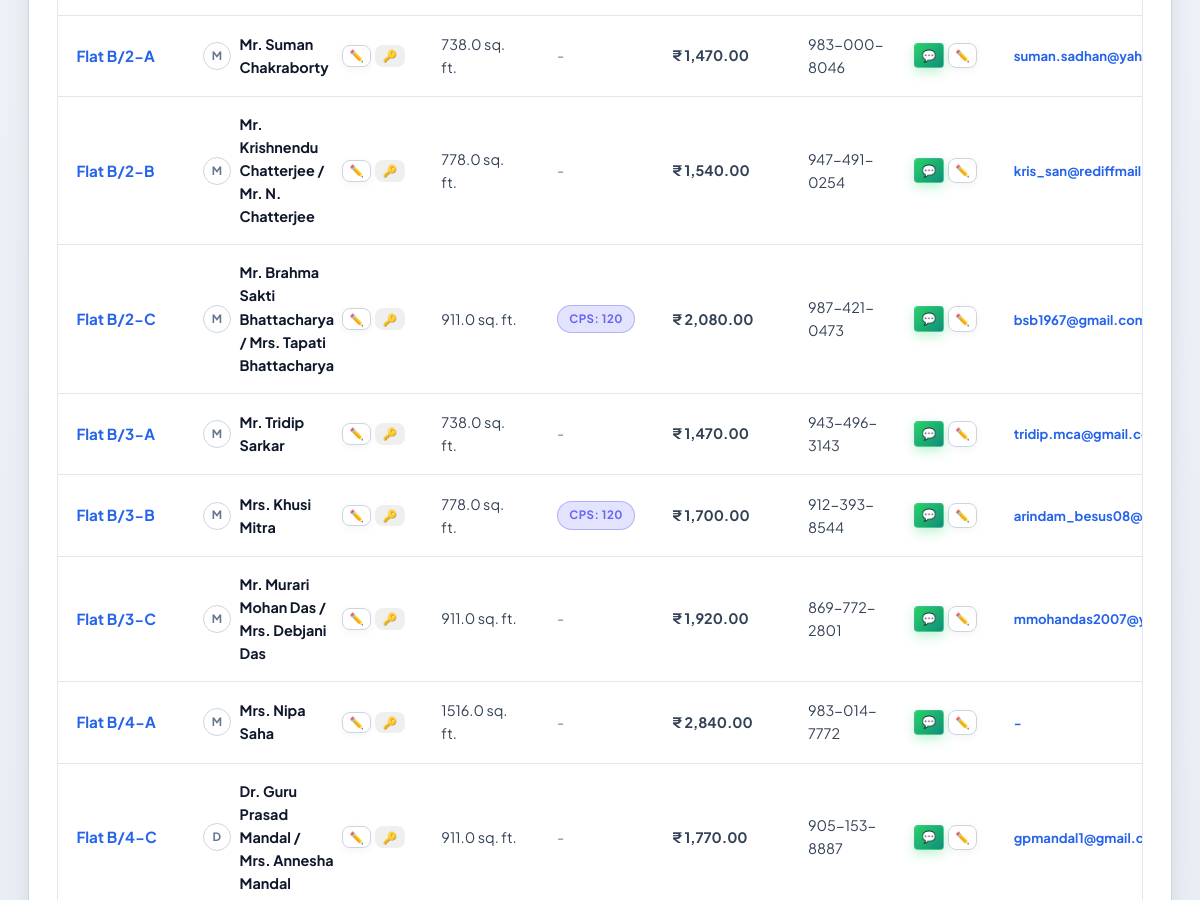
Page /admin/members (signed in, middle part) on the earlier database version.
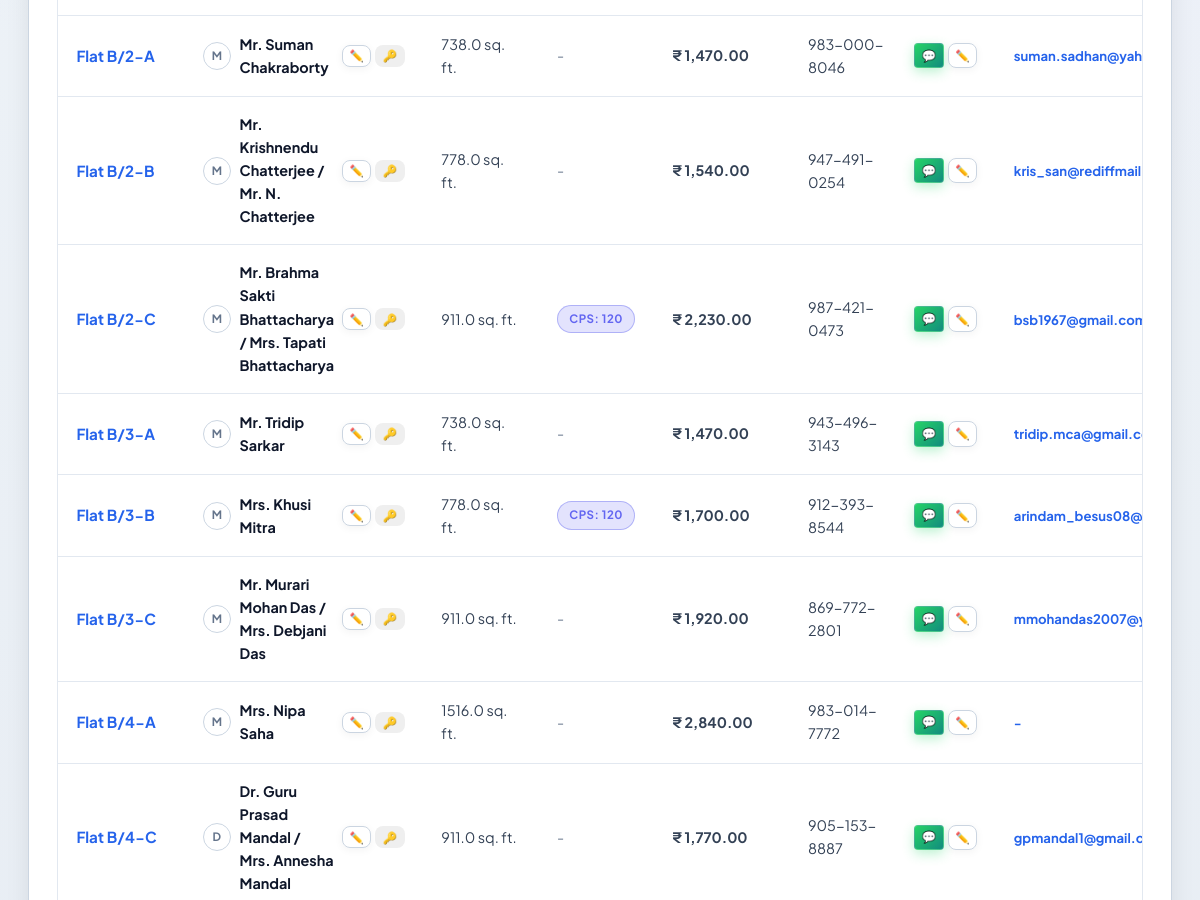
Same page on the later database version.
### tables this page shows
CREATE TABLE tbl_membership (
    id INTEGER PRIMARY KEY,
    flat_no TEXT NOT NULL,
    member_name TEXT NOT NULL,
    RvsdFlatSize REAL,
    car_parking_space TEXT,
    cps_owner INTEGER,
    tws_owner INTEGER,
    tws_count INTEGER,
    flat_charges REAL,
    common_expenses REAL,
    cps_charges REAL,
    tws_charges REAL,
    capital_fund REAL,
    monthly_charge REAL,
    password_hash TEXT
, profile_pic TEXT DEFAULT NULL);

### app.py (the view)
@app.route('/admin/members')
@roles_required('super_admin', 'billing_admin', 'president', 'secretary', 'treasurer', 'caretaker')
def admin_members():
    search_q = request.args.get('q', '').strip()
    query = """
        SELECT m.*,
               c.mobile_num_1, c.mobile_num_2, c.email_1, c.email_2,
               COALESCE(r.total_paid, 0) as total_paid,
               COALESCE(r.receipts_count, 0) as receipts_count,
               r.last_payment_date
        FROM tbl_membership m
        LEFT JOIN tbl_mbr_cntct c ON LOWER(TRIM(m.flat_no)) = LOWER(TRIM(c.flat_no))
        LEFT JOIN (
            SELECT LOWER(TRIM(flat_no)) as flat_no,
                   SUM(amount) as total_paid,
                   COUNT(receipt_no) as receipts_count,
                   MAX(payment_date) as last_payment_date
            FROM tbl_receipts
            GROUP BY LOWER(TRIM(flat_no))
        ) r ON LOWER(TRIM(m.flat_no)) = r.flat_no
    """
    params = []
    if search_q:
        query += " WHERE m.flat_no LIKE %s OR m.member_name LIKE %s OR c.mobile_num_1 LIKE %s OR c.email_1 LIKE %s"
        params.extend([f"%{search_q}%", f"%{search_q}%", f"%{search_q}%", f"%{search_q}%"])
    query += " ORDER BY m.flat_no"
    members = query_db(query, params)
    return render_template('admin_members.html', members=members, search_q=search_q)

### app.py (called while the page is built, shortened)
def get_ist_now():
    return datetime.now(IST)

@app.after_request
def set_response_headers(response):
    if request.path.startswith('/static/'):
        response.headers['Cache-Control'] = 'public, max-age=0, must-revalidate'
    return response

@app.teardown_appcontext
def close_request_db(exception=None):
    pass

def roles_required(*allowed_roles):
    def decorator(f):
        @wraps(f)
        def decorated_function(*args, **kwargs):
            user = session.get('user')
            user_role = str(user.get('role', 'MEMBER')).lower()
            allowed_lowers = [str(r).lower() for r in allowed_roles]
            username = str(user.get('username', '')).lower()
            has_role = (
                (user_role in allowed_lowers) or
                (user_role == 'super_admin') or
                (username == 'admin')
            )
            return f(*args, **kwargs)
        return decorated_function
    return decorator

### database.py (called while the page is built, shortened)
def get_writable_sqlite_path():
    global _WRITABLE_SQLITE_PATH
    if _WRITABLE_SQLITE_PATH and os.path.exists(_WRITABLE_SQLITE_PATH):
        return _WRITABLE_SQLITE_PATH

### templates/admin_members.html (shortened to what the changed rows need)
{% extends 'base.html' %}
{% block content %}
<div class="card">
    <div class="table-container">
        <table class="custom-table" id="membersTable">
            <tbody>
                {% for m in members %}
                <tr>
                    <td>
                        <strong class="text-highlight-blue" style="font-size: 0.95rem;">Flat {{ m.flat_no }}</strong>
                    </td>
                    <td>
                        <div style="display: flex; align-items: center; justify-content: space-between; gap: 0.5rem;">
                            <div style="display: flex; align-items: center; gap: 0.55rem;">
                                {% if m.profile_pic %}
                                <img src="{{ m.profile_pic }}" alt="{{ m.member_name }}" style="width: 28px; height: 28px; border-radius: 50%; object-fit: cover; border: 1.5px solid var(--primary-400); flex-shrink: 0;" loading="lazy">
                                {% else %}
                                <div style="width: 28px; height: 28px; border-radius: 50%; background: rgba(255,255,255,0.08); border: 1px solid var(--surface-border); color: var(--text-muted); display: flex; align-items: center; justify-content: center; font-size: 0.72rem; font-weight: 700; flex-shrink: 0;">
                                    {{ m.member_name[:1] if m.member_name else 'R' }}
                                </div>
                                {% endif %}
                                <strong class="text-main">{{ m.member_name }}</strong>
                            </div>
                            <div style="display: flex; gap: 0.25rem;">
                                <button type="button" class="btn btn-sm btn-secondary btn-edit-member"
                                        data-flat="{{ m.flat_no }}"
                                        data-name="{{ m.member_name|e }}"
                                        data-email="{{ (m.email_1 or m.email_2 or '')|e }}"
                                        data-phone="{{ (m.mobile_num_1 or m.mobile_num_2 or '')|e }}"
                                        data-photo="{{ (m.profile_pic or '')|e }}"
                                        style="padding: 0.15rem 0.4rem; font-size: 0.72rem; flex-shrink: 0;"
                                        title="Edit Resident Name &amp; Contact Info">
                                    ✏️
                                </button>
                                <button type="button" class="btn btn-sm btn-outline-warning btn-reset-pwd"
                                        data-flat="{{ m.flat_no }}"
                                        data-name="{{ m.member_name|e }}"
                                        data-phone="{{ (m.mobile_num_1 or m.mobile_num_2 or '')|e }}"
                                        style="padding: 0.15rem 0.4rem; font-size: 0.72rem; flex-shrink: 0;"
                                        title="Reset Portal Password for Flat {{ m.flat_no }}">
                                    🔑
                                </button>
                            </div>
                        </div>
                    </td>
                    <td class="text-secondary">{{ m.RvsdFlatSize or '-' }} sq. ft.</td>
                    <td>
                        {% if m.cps_owner %}
                        <span class="badge badge-info">CPS: {{ m.car_parking_space }}</span>
                        {% else %}
                        <span class="text-muted">-</span>
                        {% endif %}
                    </td>
                    <td>
                        <strong class="text-secondary">₹ {{ "{:,.2f}".format(m.monthly_charge or 0) }}</strong>
                    </td>
                    <td class="text-secondary">
                        <div style="display: flex; align-items: center; justify-content: space-between; gap: 0.4rem;">
                            <span>{{ m.mobile_num_1 or m.mobile_num_2 or '-' }}</span>
                            <div style="display: flex; gap: 0.25rem;">
                                {% if m.mobile_num_1 or m.mobile_num_2 %}
                                <a href="https://wa.me/91{{ (m.mobile_num_1 or m.mobile_num_2)|replace(' ', '')|replace('-', '')|replace('+91', '')|replace('+', '') }}?text=Hello%20{{ m.member_name|urlencode }}%20(Flat%20{{ m.flat_no }}),%20contacting%20you%20from%20SDERA%20Office..."
                                   target="_blank"
                                   class="btn btn-sm btn-whatsapp"
                                   style="padding: 0.15rem 0.4rem; font-size: 0.72rem; background: #25d366; color: white; text-decoration: none; border-radius: 4px;"
                                   title="Chat with {{ m.member_name }} on WhatsApp">
                                    💬
                                </a>
                                {% endif %}
                                <button type="button" class="btn btn-sm btn-secondary btn-edit-contact"
                                        data-flat="{{ m.flat_no }}"
                                        data-name="{{ m.member_name|e }}"
                                        data-email="{{ (m.email_1 or m.email_2 or '')|e }}"
                                        data-phone="{{ (m.mobile_num_1 or m.mobile_num_2 or '')|e }}"
                                        style="padding: 0.15rem 0.4rem; font-size: 0.72rem;"
                                        title="Edit Contact Info">
                                    ✏️
                                </button>
                            </div>
                        </div>
                    </td>
                    <td>
                        <div style="display: flex; align-items: center; justify-content: space-between; gap: 0.4rem;">
                            <span class="text-highlight-blue" style="font-size: 0.82rem;">{{ m.email_1 or m.email_2 or '-' }}</span>
                        </div>
                    </td>
                </tr>
                {% endfor %}
            </tbody>
        </table>
    </div>
</div>
{% endblock %}

Differences in the rows shown:
changed tbl_membership "Mr. Brahma Sakti Bhattacharya / Mrs. Tapati Bhattacharya": monthly_charge "2,080.00" → "2,230.00"
